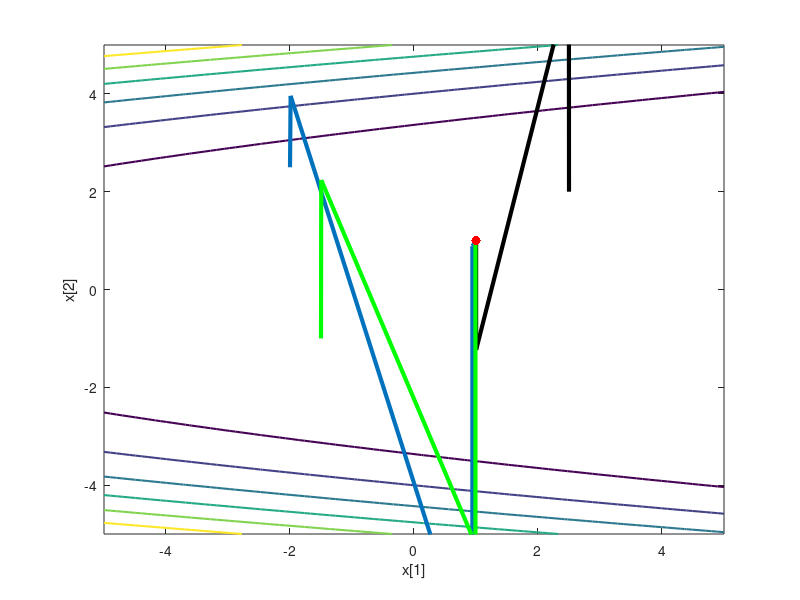

Source code (MATLAB):
clear
clc
close all
%%
lim=5;
x=linspace(-lim,lim,100);
y=linspace(-lim,lim,100);
f=zeros(length(x),length(y));
for i=1:length(x)
    for j=1:length(y)
        f(i,j)=100*(y(j)-x(i)^2)^2+(1-x(i))^2;
    end
end
C=contour(x,y,f,6,'LineWidth',1.5);
%clabel(C)

% [X,Y] = meshgrid(-3:.05:3,-3:.05:3);
% Z = 100*(Y-X^2)^2+(1-X)^2;
% contour(X,Y,Z,15)

%% point 1
width=3;

pt11=[2.5,2.0];
pt12=[2.498227462444035,6.241133975820416];
pt13=[1.002005006940253,-1.2346674775727378];
pt14=[1.0020227056811923,1.0040986300901733];
pt15=[0.9999799085425406,0.9999556444685782];
pt16=[0.9999999632624482,0.999999926122706];
line([pt11(1) pt12(1)],[pt11(2) pt12(2)],'LineWidth',width,'Color','k')
line([pt12(1) pt13(1)],[pt12(2) pt13(2)],'LineWidth',width,'Color','k')
line([pt13(1) pt14(1)],[pt13(2) pt14(2)],'LineWidth',width,'Color','k')
line([pt14(1) pt15(1)],[pt14(2) pt15(2)],'LineWidth',width,'Color','k')
line([pt15(1) pt16(1)],[pt15(2) pt16(2)],'LineWidth',width,'Color','k')

%% point2
pt21=[-2.0,2.5];
pt22=[-1.990031675167617,3.9601255426270328];
pt23=[0.9414673559203708,-7.707326880210312];
pt24=[0.9414703231903943,0.8860664656368265];
pt25=[0.9966879841937719,0.9903379477471044];
pt26=[0.9987453825165769,0.9974881062103139];
line([pt21(1) pt22(1)],[pt21(2) pt22(2)],'LineWidth',width)
line([pt22(1) pt23(1)],[pt22(2) pt23(2)],'LineWidth',width)
line([pt23(1) pt24(1)],[pt23(2) pt24(2)],'LineWidth',width)
line([pt24(1) pt25(1)],[pt24(2) pt25(2)],'LineWidth',width)
line([pt25(1) pt26(1)],[pt25(2) pt26(2)],'LineWidth',width)

%% point 3
pt31=[-1.5,-1.0];
pt32=[-1.4961583342352758,2.2384724354932724];
pt33=[0.9915127581860252,-5.2054102995737805];
pt34=[0.9915370788131083,0.9832112252895904];
line([pt31(1) pt32(1)],[pt31(2) pt32(2)],'LineWidth',width,'Color','g')
line([pt32(1) pt33(1)],[pt32(2) pt33(2)],'LineWidth',width,'Color','g')
line([pt33(1) pt34(1)],[pt33(2) pt34(2)],'LineWidth',width,'Color','g')

%%
hold on
plot(1,1,'r.','MarkerSize',20)
xlabel('x[1]')
ylabel('x[2]')